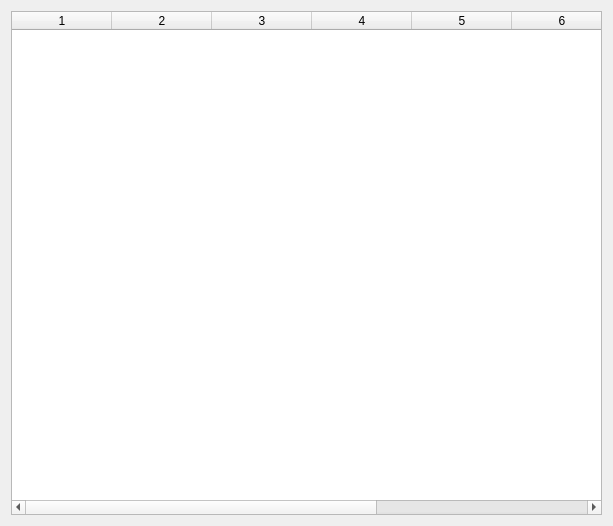
<?xml version="1.0" encoding="UTF-8"?>
<ui version="4.0">
 <class>Widget</class>
 <widget class="QWidget" name="Widget">
  <property name="geometry">
   <rect>
    <x>0</x>
    <y>0</y>
    <width>613</width>
    <height>526</height>
   </rect>
  </property>
  <property name="windowTitle">
   <string>QTableWidget</string>
  </property>
  <layout class="QVBoxLayout" name="verticalLayout">
   <item>
    <widget class="QTableWidget" name="tableWidget">
     <property name="columnCount">
      <number>8</number>
     </property>
     <column/>
     <column/>
     <column/>
     <column/>
     <column/>
     <column/>
     <column/>
     <column/>
    </widget>
   </item>
  </layout>
 </widget>
 <resources/>
 <connections/>
</ui>
